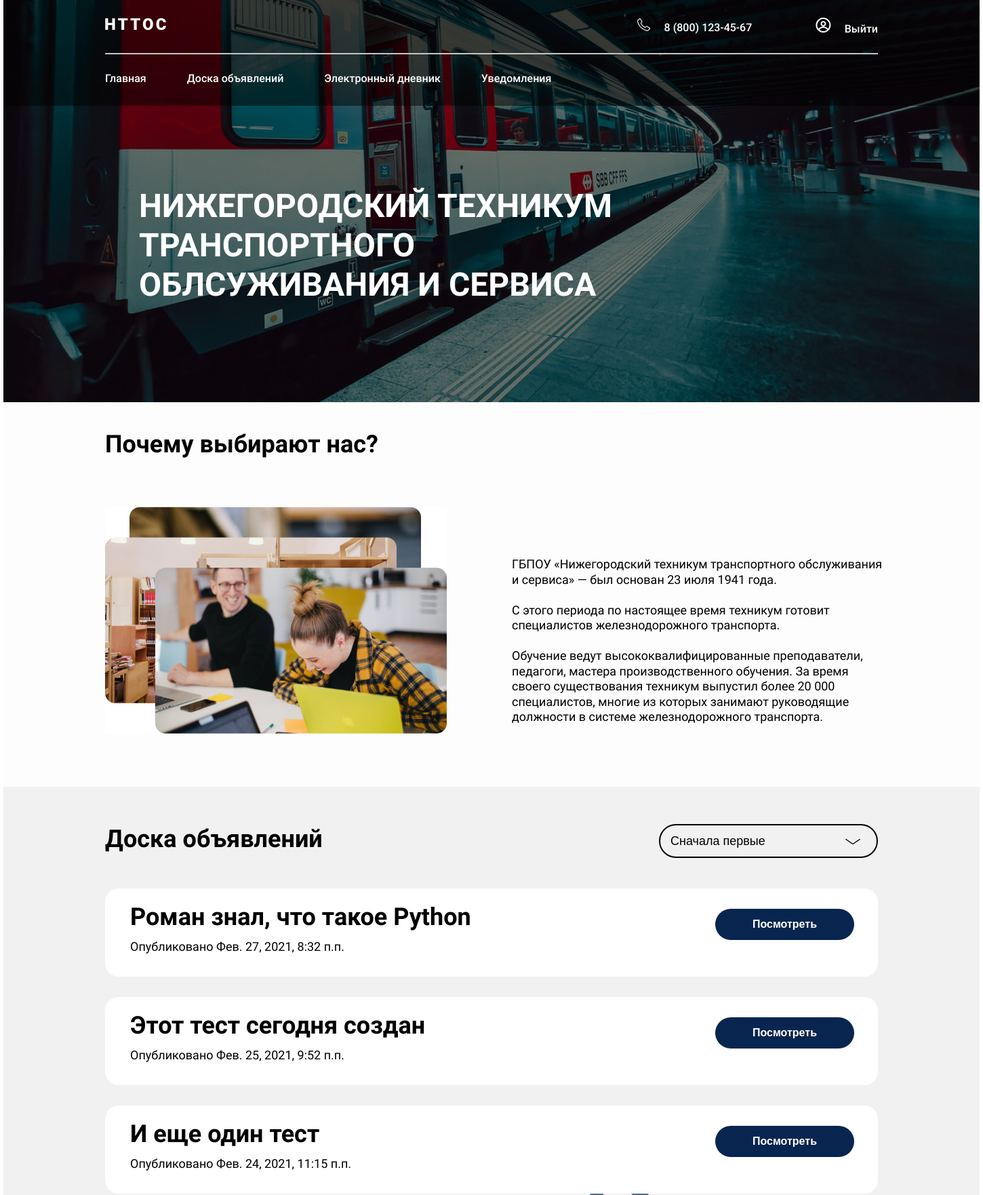
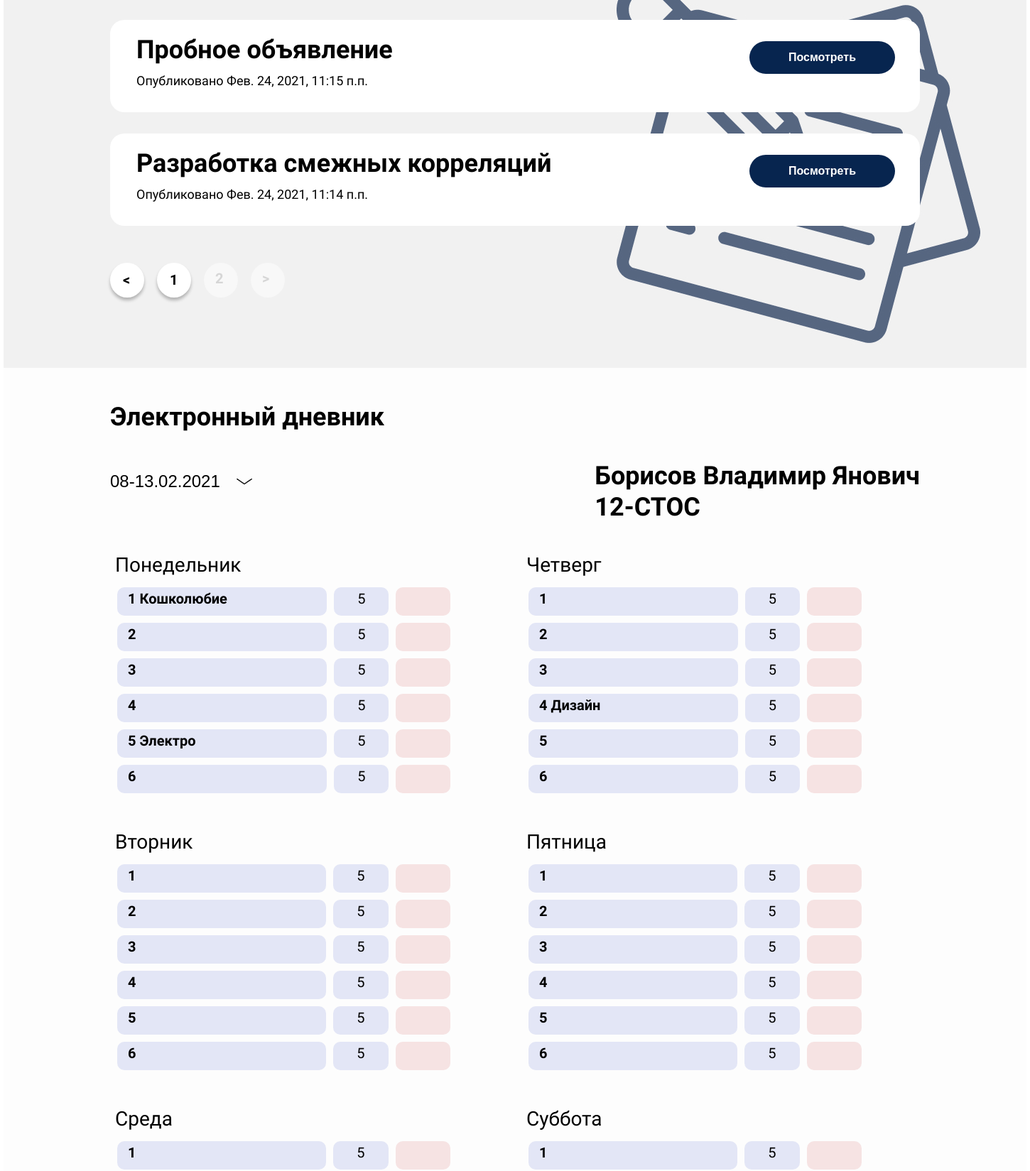
Screenshot of /borisov-vladimir-yanovich (upper part) with the database file from the repository (2 pictures, top to bottom).
### diary/models.py (models this page shows, shortened)
class News(models.Model):
    title = models.CharField(max_length=100, verbose_name='Название')
    slug = models.SlugField(max_length=100, unique=True, verbose_name='URL объявления')
    description = models.TextField(verbose_name='Содержание')
    published_at = models.DateTimeField(auto_now_add=True, )
    picture = models.ImageField(upload_to='picture_newstudent/%Y/%m/%d', verbose_name='Иллюстрация', blank=True)
    published_for_parents = models.BooleanField(verbose_name='Для родителей')
    published_for_teacher = models.BooleanField(verbose_name='Для учителей')
    def get_absolute_url(self):
        return reverse('news', kwargs={'news_slug': self.slug})
    class Meta:
        verbose_name = 'Объявление '
        verbose_name_plural = 'Объявления'
        ordering = ('-published_at', )

class Student(models.Model):
    lastname = models.CharField(max_length=20, verbose_name='Фамилия')
    firstname = models.CharField(max_length=20, verbose_name='Имя')
    patronymic = models.CharField(max_length=20, verbose_name='Отчество')
    slug = models.SlugField(max_length=64, unique=True, verbose_name='URL студента')
    n_group = models.ForeignKey('StudentGroup', on_delete=models.CASCADE, verbose_name='Номер группы')
    def __str__(self):
        name = f'{self.lastname} {self.firstname} {self.patronymic}'
        return name
    class Meta:
        verbose_name = 'Студент'
        verbose_name_plural = 'Студенты'

class StudentGroup(models.Model):
    number = models.CharField(max_length=20, verbose_name='Номер группы')
    def __str__(self):
        return self.number
    class Meta:
        verbose_name = 'Группа'
        verbose_name_plural = 'Группы'

class Weekday(models.Model):
    name = models.CharField(max_length=12, verbose_name='День недели')
    def __str__(self):
        return self.name
    class Meta:
        verbose_name = 'День недели'
        verbose_name_plural = 'Дни недели'

class ScheduleGroup(models.Model):
    discipline = models.ForeignKey('TeacherDiscipline', on_delete=models.CASCADE, verbose_name='Дисциплина')
    lesson = models.ForeignKey('NumberLesson', on_delete=models.CASCADE, verbose_name='Пара')
    class_room = models.IntegerField(verbose_name='Номер аудитории')
    weekday = models.ForeignKey('Weekday', on_delete=models.CASCADE, verbose_name='День недели')
    n_group = models.ForeignKey('StudentGroup', on_delete=models.CASCADE, verbose_name='Номер группы')
    class Meta:
        verbose_name = 'Пара'
        verbose_name_plural = 'Пары'

class TeacherDiscipline(models.Model):
    teacher = models.ForeignKey('Teacher', on_delete=models.CASCADE, verbose_name='Учитель')
    discipline = models.ForeignKey('Discipline', on_delete=models.CASCADE, verbose_name='Дисциплина')

class Discipline(models.Model):
    name = models.CharField(max_length=50, verbose_name='Название дисциплины')
    def __str__(self):
        return self.name
    class Meta:
        verbose_name = 'Дисциплина'
        verbose_name_plural = 'Дисциплины'

### diary/views.py (the view)
# urls.py: path('<slug:student_name>', ParentsView.as_view(), name='student'),
class ParentsView(View):
    def get(self, request, student_name):
        student = get_object_or_404(Student, slug=student_name)
        schedule = {}
        weekdays = Weekday.objects.all()
        weekdays_n = [0, 3, 1, 4, 2, 5]
        for n in range(0, 6):
            weekdays_n[n] = weekdays[weekdays_n[n]]
        for weekday in weekdays_n:
            a = ['', '', '', '', '', '']
            lessons = weekday.schedulegroup_set.filter(n_group=student.n_group)
            for n in range(0, 6):
                for l in lessons:
                    if l.lesson.pk == n+1:
                        a[n]=l
            schedule[weekday] = a
        ''' Отображение новстей и пагинация'''
        order_news = request.GET.get('sorting')
        news = News.objects.filter(published_for_parents=True)
        paginator_news = Paginator(news, 5)
        page_number = request.GET.get('page')
        page_obj = paginator_news.get_page(page_number)
        return render(request, 'index_perents.html', context={'student': student,
                                                              'schedule': schedule.items(),
                                                              'title': f'Дневник|{student}',
                                                              'chet': [2, 4, 6],
                                                              'news': page_obj,
                                                              })

### templates/index_perents.html (shortened to what this page needs)
<!DOCTYPE html>
<html lang="ru">
{%load static%}
<head>
    <link rel = "stylesheet" href= "{%static '/css/style_p.css' %}">
     <link rel = "stylesheet" href= "{%static '/css/footer.css' %}">
    <link rel = "stylesheet" href= "{%static '/css/diary.css' %}">
    <link rel = "stylesheet" href= "{%static '/css/news.css' %}">
    <link rel = "stylesheet" href= "{%static '/css/notify.css' %}">
</head>
<body>
<div id="glavnaya" class="container">
<header class="header_rect"></header>
<header class="header">
    <div class="wrapper">
        <div class="header_wrapper">
        <div class="header_logo">
            <a href="/" class="header_logo-link">
                <img src="{%static '/img/svg/logo.svg' %}" alt="ННТОС" class="header_logo-pic">
            </a>
        </div>
        <nav class="header_nav">
        <ul class="header-list">
             <li class="header-item">
                   <img src="{%static '/img/svg/phone.svg'%}" alt="phone" class="phone" style="margin-right: 15px;" >
                <a href="#!" class="header-link">8 (800) 123-45-67</a>
            </li>
                <li class="header-item">
                     <img src="{%static '/img/svg/profil.svg'%}" alt="profil" class="profil" style="margin-right: 15px;" >
                <a href="login_form.html#login" class="header-link">Выйти</a>
                </li>
                    </ul>
                    </nav>
        <div class="line">
            <hr width="1140px";/>
</div>
        </div>
        <div class="header1_wrapper">
            <nav class="header1_nav">
                <ul class="header-list">
                    <li class="header1-item">
                         <a href="#glavnaya" class="header-link">Главная</a>
                    </li>
                     <li class="header1-item">
                         <a href="#dosca" class="header-link">Доска объявлений</a>
                    </li>
                     <li class="header1-item">
                         <a href="#dnevnik" class="header-link">Электронный дневник</a>
                    </li>
                     <li class="header1-item">
                         <a href="#uved" class="header-link">Уведомления</a>
                    </li>
                </ul>
            </nav>
        </div>
    </div>
    </header>
    <main class="main">
        <section class="mainimg">
            <div class="NNTOS">
        <p>НИЖЕГОРОДСКИЙ ТЕХНИКУМ ТРАНСПОРТНОГО ОБЛСУЖИВАНИЯ И СЕРВИСА</p>
    </div>
    </section>
    <div class="about_us">
    <section class="about">
        <div class="left_block">
        <p class="title_about"> Почему выбирают нас?</p>
            <img src="{%static '/img/students.jpg'%}" alt="st" class="students">
    </div>
        <div  id="dosca"  class="right_block">
            <p class="abz">
            <p class="abz1"> ГБПОУ «Нижегородский техникум транспортного обслуживания и сервиса» —  был основан 23 июля 1941 года.</p>
              <p> <br> </p>
            <p class="abz2">С этого  периода по настоящее время техникум готовит специалистов железнодорожного транспорта.</p>
              <p> <br> </p>
            <p class="abz3">Обучение ведут высококвалифицированные преподаватели, педагоги, мастера производственного обучения. За время своего существования техникум выпустил более 20 000 специалистов, многие из которых занимают руководящие должности  в системе железнодорожного транспорта.</p>
            </p>
        </div>
    </section>
    </div>
    <div class="b_parent">
        <section class="board_parents">
        <div class="board_wrapper">
            <div class="title_bord">
            <div class="left_bord">
            <p class="board_txt">Доска объявлений</p>
            </div>
            <div class="right_bord">
                <form method="post">
                <select name="sorting" id="sorting" class="sorting">
                    <option value="first">Сначала первые</option>
                </select>
                </form>
            </div>
            </div>
        </div>
        {%for n in news%}
        <div class="board_wrapper">
            <div  class="block">
                <div class="txt_block">
                    <p class="title_block">{{n.title}}</p>
                    <p  style="margin-top: 10px;" class=""> Опубликовано {{n.published_at}}</p>
                </div>
                <div class="btn">
                    <button onclick="window.location.href = '{{n.get_absolute_url}}';" class="look" > Посмотреть</button>
                </div>
            </div>
        </div>
         {%endfor%}
 <div class="board_wrapper">
            <nav>
                {% if news.has_other_pages%}
                <ul class="pagination">
                    {% if news.has_previous%}
                        <li class="pagination-item">
                                <a href="?page={{news.previous_page_number}}#dosca">&lt;</a>
                        </li>
                        {%if news.number|add:-1 > news.paginator.page_range|first%}
                            <li class="pagination-item">
                                <a href="?page={{news.paginator.page_range|first}}#dosca">{{news.paginator.page_range|first}}</a>
                            </li>
                            <li class="paginpg-active">
                                        <p class="paginp">...</p>
                            </li>
                        {%endif%}
                    {%else%}
                    <li class="paginpg-active">
                        <p class="paginp">&lt;</p>
                    </li>
                    {%endif%}
                    {%for p in news.paginator.page_range%}
                        {% if news.has_previous%}
                            {%if news.number == p %}
                            <li class="paginpg-active">
                                <p class="paginp">{{p}}</p>
                            </li>
                            {%elif p >= news.number|add:-1 and p <= news.number|add:1 %}
                            <li class="pagination-item">
                                <a href="?page={{p}}#dosca">{{p}}</a>
                            </li>
                            {%endif%}
                        {%else%}
                            {%if news.number == p %}
                            <li class="paginpg-active">
                                <p class="paginp">{{p}}</p>
                            </li>
                            {%elif p >= news.number|add:-1 and p <= news.number|add:1 %}
                            <li class="pagination-item">
                                <a href="?page={{p}}#dosca">{{p}}</a>
                            </li>
                            {%endif%}
                        {%endif%}
                    {%endfor%}
                {%endif%}
              {% if news.has_next%}
                    <li class="pagination-item">
                        <a href="?page={{news.next_page_number}}#dosca">&gt;</a>
                    </li>
              {%else%}
                    <li class="paginpg-active">
                        <p class="paginp">&gt;</p>
                    </li>
              {%endif%}
	            </ul>
            </nav>
        </div>
        </section>
    </div>
    <div id="dnevnik" >
         <section class="diary_par">
              <div class="board_wrapper">
                   <p class="title_about"> Электронный дневник</p>
                  <div class="week_days">
            <select name="sorting" id="sorting_week" class="sorting_week">
                  <option value="1">08-13.02.2021</option>
                    </select>
        </div>
                  <div class="name_stud">
                       <p class="title_about" > {{student}}</p>
                      <p class="title_about" > {{student.n_group}}</p>
                  </div>
        <table class = "tablle">
        <tr>
            {%for weekday,schedule_d in schedule%}
                {%if forloop.counter in chet%}
                    <td> <p class="week"> {{weekday}} </p>
                    <table class="dnevnik">
                    {%for lesson in schedule_d%}
                    <tr> <th> {{forloop.counter}} {{lesson.discipline.discipline|capfirst}} </th>  <td class="mark"> 5 </td>  <td class="atten"> </td>
                    {%endfor%}
                </table>
                </td></tr>
                    <tr>
                {%else%}
                    <td> <p class="week"> {{weekday}} </p>
                    <table class="dnevnik">
                        {%for lesson in schedule_d%}
                        <tr> <th> {{forloop.counter}} {{lesson.discipline.discipline|capfirst}} </th>  <td class="mark"> 5 </td>  <td class="atten"> </td>
                        {%endfor%}
                    </table>
                    </td>
                {%endif%}
            {%endfor%}
        </tr>
        </table>
              </div>
         </section>
    </div>
</main>
</div>
</body>
</html>

### rows the page displays
News: title "Роман знал, что такое Python", published_at "Фев. 27, 2021, 8:32 п.п."
News: title "Этот тест сегодня создан", published_at "Фев. 25, 2021, 9:52 п.п."
News: title "И еще один тест", published_at "Фев. 24, 2021, 11:15 п.п."
News: title "Пробное объявление", published_at "Фев. 24, 2021, 11:15 п.п."
News: title "Разработка смежных корреляций", published_at "Фев. 24, 2021, 11:14 п.п."
Student: lastname+firstname+patronymic "Борисов Владимир Янович", n_group "12-СТОС"
Weekday: name "Понедельник"
ScheduleGroup: discipline.discipline "Кошколюбие"
ScheduleGroup: discipline.discipline "Электро"
Weekday: name "Четверг"
ScheduleGroup: discipline.discipline "Дизайн"
Weekday: name "Вторник"
Weekday: name "Пятница"
Weekday: name "Среда"
Weekday: name "Суббота"

### other values shown
{{ p }} "1"
{{ p }} "2"
